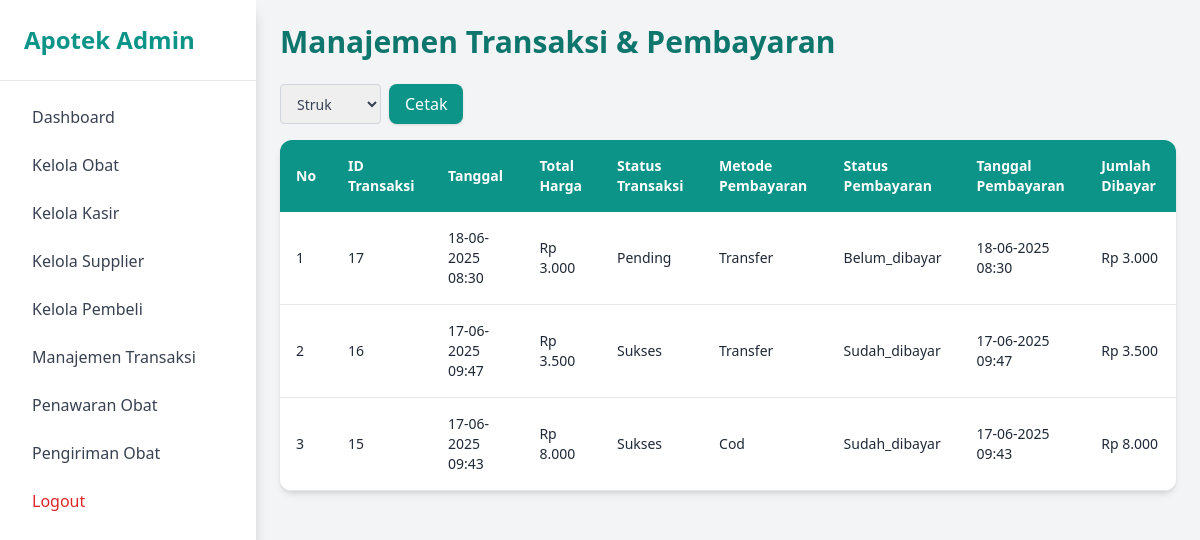
The page /admin/manajemen_transaksi.php (signed in) on the database its author committed.
### tables this page shows
CREATE TABLE `pembayaran_222233` (
  `pembayaran_id_222233` int(11) NOT NULL,
  `keranjang_id_222233` int(11) NOT NULL,
  `transaksi_id_222233` int(11) NOT NULL,
  `metode_pembayaran_222233` enum('transfer','cod','qris','tunai') NOT NULL,
  `status_pembayaran_222233` enum('belum_dibayar','sudah_dibayar','dibatalkan') NOT NULL DEFAULT 'belum_dibayar',
  `tanggal_pembayaran_222233` datetime DEFAULT NULL,
  `jumlah_pembayaran_222233` decimal(15,2) NOT NULL DEFAULT 0.00
);

CREATE TABLE `transaksi_222233` (
  `transaksi_id_222233` int(11) NOT NULL,
  `kasir_id_222233` int(11) DEFAULT NULL,
  `user_id_222233` int(11) NOT NULL,
  `tanggal_transaksi_222233` datetime NOT NULL,
  `status_transaksi_222233` enum('pending','sukses','batal') DEFAULT 'pending',
  `total_harga_222233` decimal(15,2) NOT NULL DEFAULT 0.00
);

### admin/manajemen_transaksi.php (the view, shortened to what this page needs)
<?php
include '../koneksi.php';
include 'sidebar.php';
?>
<!DOCTYPE html>
<html lang="id">
<head>
    <script src="https://cdn.tailwindcss.com"></script>
</head>
<body class="bg-gray-100 min-h-screen font-sans">
<?php include 'sidebar.php'; ?>
<div class="ml-64 p-6">
    <h1 class="text-3xl font-bold text-teal-700 mb-6">Manajemen Transaksi & Pembayaran</h1>
    <div class="mb-4">
        <form action="cetak_transaksi.php" method="GET" target="_blank" class="flex gap-2">
            <select name="tipe" class="border border-gray-300 rounded px-3 py-2 text-sm text-gray-700">
                <option value="struk">Struk</option>
            </select>
            <button type="submit" class="bg-teal-600 hover:bg-teal-700 text-white px-4 py-2 rounded-lg shadow transition">
                Cetak
            </button>
        </form>
    </div>
    <div class="overflow-x-auto bg-white rounded-xl shadow-md">
        <table class="min-w-full text-sm text-left">
    <thead class="bg-teal-600 text-white">
        <tr>
            <th class="p-4">No</th>
            <th class="p-4">ID Transaksi</th>
            <th class="p-4">Tanggal</th>
            <th class="p-4">Total Harga</th>
            <th class="p-4">Status Transaksi</th>
            <th class="p-4">Metode Pembayaran</th>
            <th class="p-4">Status Pembayaran</th>
            <th class="p-4">Tanggal Pembayaran</th>
            <th class="p-4">Jumlah Dibayar</th>
        </tr>
    </thead>
    <tbody class="text-gray-800">
        <?php
        $query = "SELECT
                    t.transaksi_id_222233,
                    t.tanggal_transaksi_222233,
                    t.total_harga_222233,
                    t.status_transaksi_222233,
                    p.metode_pembayaran_222233,
                    p.status_pembayaran_222233,
                    p.tanggal_pembayaran_222233,
                    p.jumlah_pembayaran_222233
                  FROM transaksi_222233 t
                  LEFT JOIN pembayaran_222233 p ON t.transaksi_id_222233 = p.transaksi_id_222233
                  ORDER BY t.tanggal_transaksi_222233 DESC";
        $result = $conn->query($query);
        if ($result->num_rows > 0) {
            $no = 1;
            while ($row = $result->fetch_assoc()) {
                echo "<tr class='border-b hover:bg-gray-50 transition'>";
                echo "<td class='p-4'>" . $no++ . "</td>";
                echo "<td class='p-4'>{$row['transaksi_id_222233']}</td>";
                echo "<td class='p-4'>" . date('d-m-Y H:i', strtotime($row['tanggal_transaksi_222233'])) . "</td>";
                echo "<td class='p-4'>Rp " . number_format($row['total_harga_222233'], 0, ',', '.') . "</td>";
                echo "<td class='p-4 capitalize'>{$row['status_transaksi_222233']}</td>";
                echo "<td class='p-4 capitalize'>" . ($row['metode_pembayaran_222233'] ?? '-') . "</td>";
                echo "<td class='p-4 capitalize'>" . ($row['status_pembayaran_222233'] ?? '-') . "</td>";
                echo "<td class='p-4'>" . ($row['tanggal_pembayaran_222233'] ? date('d-m-Y H:i', strtotime($row['tanggal_pembayaran_222233'])) : '-') . "</td>";
                echo "<td class='p-4'>Rp " . number_format($row['jumlah_pembayaran_222233'], 0, ',', '.') . "</td>";
                echo "</tr>";
            }
        } else {
            echo "<tr><td colspan='9' class='text-center py-6 text-gray-500'>Belum ada data transaksi.</td></tr>";
        }
        ?>
    </tbody>
</table>
    </div>
</div>
</body>
</html>

### rows shown on the page
pembayaran_222233: transaksi_id_222233.transaksi_id_222233 "17", transaksi_id_222233.tanggal_transaksi_222233 "18-06-2025 08:30", transaksi_id_222233.total_harga_222233 "3.000", transaksi_id_222233.status_transaksi_222233 "Pending", metode_pembayaran_222233 "Transfer", status_pembayaran_222233 "Belum_dibayar", tanggal_pembayaran_222233 "18-06-2025 08:30", jumlah_pembayaran_222233 "3.000"
pembayaran_222233: transaksi_id_222233.transaksi_id_222233 "16", transaksi_id_222233.tanggal_transaksi_222233 "17-06-2025 09:47", transaksi_id_222233.total_harga_222233 "3.500", transaksi_id_222233.status_transaksi_222233 "Sukses", metode_pembayaran_222233 "Transfer", status_pembayaran_222233 "Sudah_dibayar", tanggal_pembayaran_222233 "17-06-2025 09:47", jumlah_pembayaran_222233 "3.500"
pembayaran_222233: transaksi_id_222233.transaksi_id_222233 "15", transaksi_id_222233.tanggal_transaksi_222233 "17-06-2025 09:43", transaksi_id_222233.total_harga_222233 "8.000", transaksi_id_222233.status_transaksi_222233 "Sukses", metode_pembayaran_222233 "Cod", status_pembayaran_222233 "Sudah_dibayar", tanggal_pembayaran_222233 "17-06-2025 09:43", jumlah_pembayaran_222233 "8.000"
